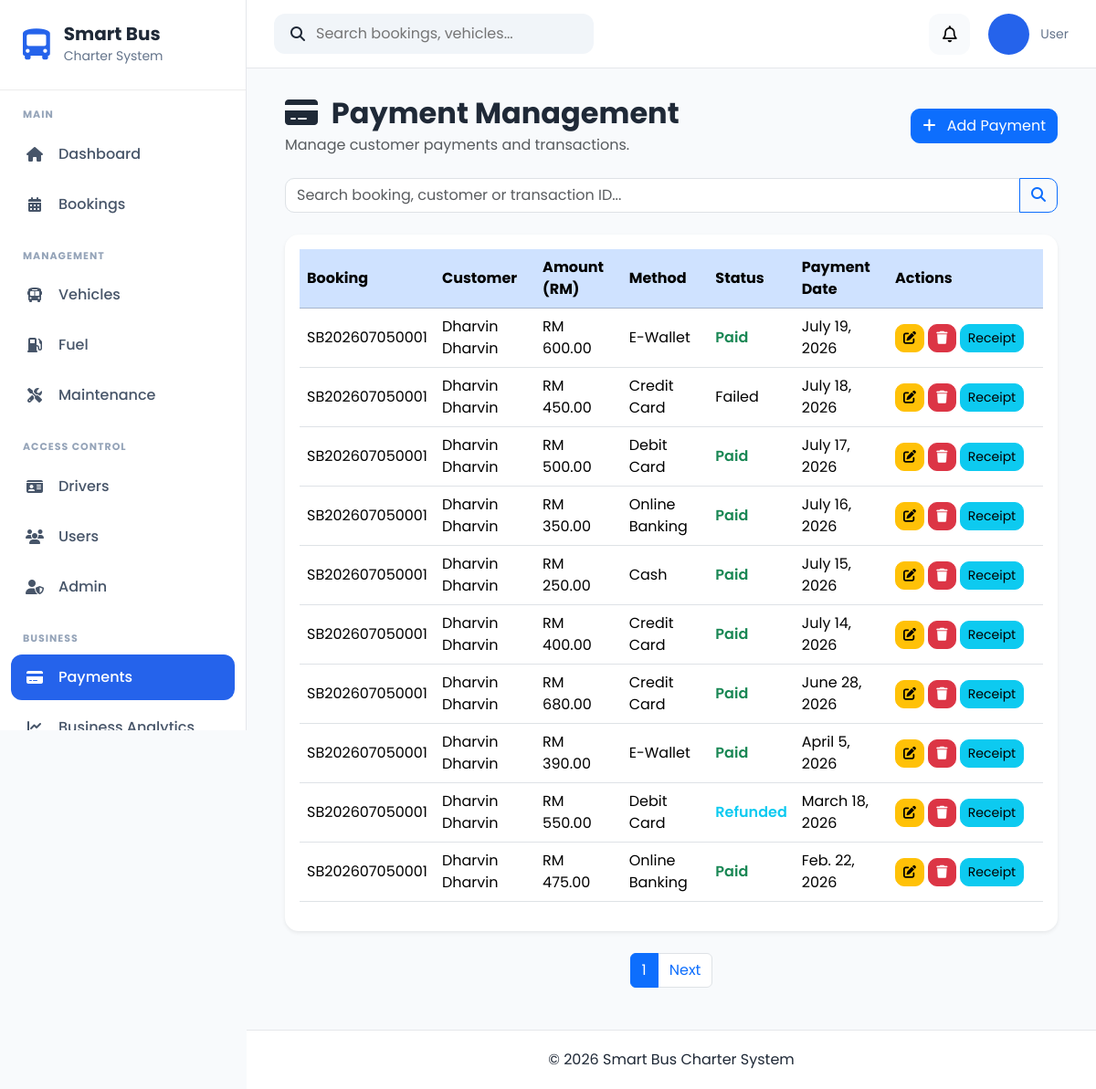
The page /payments/ on the database its author committed.
### apps/payments/models.py (models this page shows, shortened)
class Payment(models.Model):
    PAYMENT_METHOD_CHOICES = [
        ("Cash", "Cash"),
        ("Credit Card", "Credit Card"),
        ("Debit Card", "Debit Card"),
        ("Online Banking", "Online Banking"),
        ("E-Wallet", "E-Wallet"),
        ("Bank Transfer", "Bank Transfer"),
    ]
    PAYMENT_STATUS_CHOICES = [
        ("Pending", "Pending"),
        ("Paid", "Paid"),
        ("Partially Paid", "Partially Paid"),
        ("Refunded", "Refunded"),
        ("Cancelled", "Cancelled"),
    ]
    booking = models.ForeignKey(
        Booking,
        on_delete=models.CASCADE,
        related_name="payments"
    )
    amount = models.DecimalField(
        max_digits=10,
        decimal_places=2
    )
    payment_method = models.CharField(
        max_length=30,
        choices=PAYMENT_METHOD_CHOICES
    )
    payment_status = models.CharField(
        max_length=20,
        choices=PAYMENT_STATUS_CHOICES,
        default="Pending"
    )
    transaction_id = models.CharField(
        max_length=100,
        blank=True,
        null=True
    )
    payment_date = models.DateField()
    remarks = models.TextField(
        blank=True,
        null=True
    )
    created_at = models.DateTimeField(auto_now_add=True)
    updated_at = models.DateTimeField(auto_now=True)

### apps/bookings/models.py (models this page shows, shortened)
class Booking(models.Model):
    STATUS_CHOICES = [
        ("Pending", "Pending"),
        ("Confirmed", "Confirmed"),
        ("Completed", "Completed"),
        ("Cancelled", "Cancelled"),
    ]
    PAYMENT_CHOICES = [
        ("Pending", "Pending"),
        ("Paid", "Paid"),
        ("Refunded", "Refunded"),
    ]
    booking_number = models.CharField(
        max_length=20,
        unique=True,
        blank=True,
    )
    customer = models.ForeignKey(
        Customer,
        on_delete=models.CASCADE,
        related_name="bookings",
    )
    vehicle = models.ForeignKey(
        Vehicle,
        on_delete=models.PROTECT,
        related_name="bookings",
    )
    driver = models.ForeignKey(
        Driver,
        on_delete=models.PROTECT,
        related_name="bookings",
    )
    pickup_location = models.CharField(max_length=150)
    destination = models.CharField(max_length=150)
    travel_date = models.DateField()
    departure_time = models.TimeField()
    return_date = models.DateField(
        blank=True,
        null=True,
    )
    passenger_count = models.PositiveIntegerField()
    total_price = models.DecimalField(
        max_digits=10,
        decimal_places=2,
        default=0,
    )
    booking_status = models.CharField(
        max_length=20,
        choices=STATUS_CHOICES,
        default="Pending",
    )
    payment_status = models.CharField(
        max_length=20,
        choices=PAYMENT_CHOICES,
        default="Pending",
    )
    remarks = models.TextField(
        blank=True,
    )
    created_at = models.DateTimeField(
        default=timezone.now,
    )
    updated_at = models.DateTimeField(
        auto_now=True,
    )
    class Meta:
        ordering = ["-travel_date", "-created_at"]

### apps/customers/models.py (models this page shows, shortened)
class Customer(models.Model):
    GENDER_CHOICES = [
        ("Male", "Male"),
        ("Female", "Female"),
        ("Other", "Other"),
    ]
    first_name = models.CharField(
        max_length=100
    )
    last_name = models.CharField(
        max_length=100
    )
    email = models.EmailField(
        unique=True
    )
    phone = models.CharField(
        max_length=20,
        unique=True
    )
    address = models.TextField()
    city = models.CharField(
        max_length=100
    )
    state = models.CharField(
        max_length=100
    )
    postcode = models.CharField(
        max_length=10
    )
    gender = models.CharField(
        max_length=10,
        choices=GENDER_CHOICES
    )
    profile_picture = models.ImageField(
        upload_to="customers/",
        blank=True,
        null=True
    )
    created_at = models.DateTimeField(
        auto_now_add=True
    )
    updated_at = models.DateTimeField(
        auto_now=True
    )

### apps/payments/views.py (the view, shortened to what this page needs)
def payment_list(request):
    search = request.GET.get("search", "")
    payments = Payment.objects.select_related(
        "booking",
        "booking__customer"
    ).order_by("-payment_date")
    paginator = Paginator(payments, 10)
    page_number = request.GET.get("page")
    page_obj = paginator.get_page(page_number)
    context = {
        "page_obj": page_obj,
        "payments": page_obj,
        "search": search,
        "is_paginated": page_obj.has_other_pages(),
    }
    return render(
        request,
        "payments/payment_list.html",
        context,
    )

### apps/notifications/context_processors.py (called while the page is built, shortened)
def notification_context(request):
    if not request.user.is_authenticated:
        return {}

### templates/payments/payment_list.html (shortened to what this page needs)
{% extends "crud/base_list.html" %}
{% block header_title %}
<i class="fas fa-credit-card me-2"></i>
Payment Management
{% endblock %}
{% block header_subtitle %}
Manage customer payments and transactions.
{% endblock %}
{% block add_button %}
<a href="{% url 'payments:payment_create' %}" class="btn btn-primary">
    <i class="fas fa-plus me-2"></i>
    Add Payment
</a>
{% endblock %}
{% block search %}
<form method="GET" class="mb-4">
    <div class="input-group">
        <input
            type="text"
            name="search"
            class="form-control"
            placeholder="Search booking, customer or transaction ID..."
            value="{{ search }}">
        <button class="btn btn-outline-primary" type="submit">
            <i class="fas fa-search"></i>
        </button>
    </div>
</form>
{% endblock %}
{% block table %}
<table class="table table-hover align-middle">
    <thead class="table-primary">
        <tr>
            <th>Booking</th>
            <th>Customer</th>
            <th>Amount (RM)</th>
            <th>Method</th>
            <th>Status</th>
            <th>Payment Date</th>
            <th width="170">Actions</th>
        </tr>
    </thead>
    <tbody>
    {% for payment in payments %}
        <tr>
            <td>
                {{ payment.booking.booking_number }}
            </td>
            <td>
                {{ payment.booking.customer.first_name }}
                {{ payment.booking.customer.last_name }}
            </td>
            <td>
                RM {{ payment.amount }}
            </td>
            <td>
                {{ payment.payment_method }}
            </td>
            <td>
                {% if payment.payment_status == "Paid" %}
                    <span class="text-success fw-semibold">
                        {{ payment.payment_status }}
                    </span>
                {% elif payment.payment_status == "Pending" %}
                    <span class="text-warning fw-semibold">
                        {{ payment.payment_status }}
                    </span>
                {% elif payment.payment_status == "Partially Paid" %}
                    <span class="text-primary fw-semibold">
                        {{ payment.payment_status }}
                    </span>
                {% elif payment.payment_status == "Refunded" %}
                    <span class="text-info fw-semibold">
                        {{ payment.payment_status }}
                    </span>
                {% elif payment.payment_status == "Cancelled" %}
                    <span class="text-danger fw-semibold">
                        {{ payment.payment_status }}
                    </span>
                {% else %}
                    {{ payment.payment_status }}
                {% endif %}
            </td>
            <td>
                {{ payment.payment_date }}
            </td>
            <td>
                <a href="{% url 'payments:payment_update' payment.pk %}"
                   class="btn btn-warning btn-sm">
                    <i class="fas fa-edit"></i>
                </a>
                <a href="{% url 'payments:payment_delete' payment.pk %}"
                   class="btn btn-danger btn-sm">
                    <i class="fas fa-trash"></i>
                </a>
                <a href="{% url 'payments:payment_receipt' payment.id %}"
                   class="btn btn-info btn-sm">
                    Receipt
                </a>
            </td>
        </tr>
    {% endfor %}
    </tbody>
</table>
{% endblock %}
{% block pagination %}
{% if is_paginated %}
<nav>
    <ul class="pagination justify-content-center">
        <li class="page-item active">
            <span class="page-link">
                {{ page_obj.number }}
            </span>
        </li>
        {% if page_obj.has_next %}
        <li class="page-item">
            <a class="page-link"
               href="?search={{ search }}&page={{ page_obj.next_page_number }}">
                Next
            </a>
        </li>
        {% endif %}
    </ul>
</nav>
{% endif %}
{% endblock %}

### static/css/base.css (style rules this page uses)
* { margin:0; padding:0; box-sizing:border-box; font-family:'Poppins',sans-serif; }
body { background:#F8FAFC; color:#1F2937; overflow-x:hidden; }
a { text-decoration:none; }

### static/css/crud.css (style rules this page uses)
.table thead { background:#0d6efd; color:white; }
.table th { vertical-align:middle; }
.table td { vertical-align:middle; }
.btn { border-radius:10px; }
.form-control, .form-select { border-radius:10px; }

### rows shown on the page
Payment: booking.booking_number "SB202607050001", booking.customer.first_name "Dharvin", booking.customer.last_name "Dharvin", amount "600.00", payment_method "E-Wallet", payment_status "Paid", payment_date "July 19, 2026"
Payment: booking.booking_number "SB202607050001", booking.customer.first_name "Dharvin", booking.customer.last_name "Dharvin", amount "450.00", payment_method "Credit Card", payment_status "Failed", payment_date "July 18, 2026"
Payment: booking.booking_number "SB202607050001", booking.customer.first_name "Dharvin", booking.customer.last_name "Dharvin", amount "500.00", payment_method "Debit Card", payment_status "Paid", payment_date "July 17, 2026"
Payment: booking.booking_number "SB202607050001", booking.customer.first_name "Dharvin", booking.customer.last_name "Dharvin", amount "350.00", payment_method "Online Banking", payment_status "Paid", payment_date "July 16, 2026"
Payment: booking.booking_number "SB202607050001", booking.customer.first_name "Dharvin", booking.customer.last_name "Dharvin", amount "250.00", payment_method "Cash", payment_status "Paid", payment_date "July 15, 2026"
Payment: booking.booking_number "SB202607050001", booking.customer.first_name "Dharvin", booking.customer.last_name "Dharvin", amount "400.00", payment_method "Credit Card", payment_status "Paid", payment_date "July 14, 2026"
Payment: booking.booking_number "SB202607050001", booking.customer.first_name "Dharvin", booking.customer.last_name "Dharvin", amount "680.00", payment_method "Credit Card", payment_status "Paid", payment_date "June 28, 2026"
Payment: booking.booking_number "SB202607050001", booking.customer.first_name "Dharvin", booking.customer.last_name "Dharvin", amount "390.00", payment_method "E-Wallet", payment_status "Paid", payment_date "April 5, 2026"
Payment: booking.booking_number "SB202607050001", booking.customer.first_name "Dharvin", booking.customer.last_name "Dharvin", amount "550.00", payment_method "Debit Card", payment_status "Refunded", payment_date "March 18, 2026"
Payment: booking.booking_number "SB202607050001", booking.customer.first_name "Dharvin", booking.customer.last_name "Dharvin", amount "475.00", payment_method "Online Banking", payment_status "Paid", payment_date "Feb. 22, 2026"

### other values the page prints
{{ page_obj.number }} "1"
